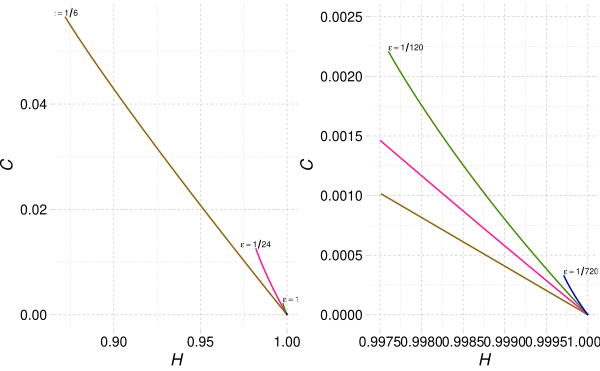

The script that drew this image:
### Packages
if(!require(ggplot2)){
  install.packages("ggplot2")
  require(ggplot2)
} 
if(!require(ggthemes)){
  install.packages("ggthemes")
  require(ggthemes)
} 
if(!require(cowplot)){
  install.packages("cowplot")
  require(cowplot)
} 

### Functions

Hhpi <- function(epsilon, D) {
  u <- 1/factorial(D)
  upepsilon <- u+epsilon
  umepsilon <- u-epsilon
  
 return(
   (upepsilon * log(upepsilon) + umepsilon * log(umepsilon)) / log(u) + (1-2*u)
   )
}

Dhu <- function(epsilon, D) {
  
  u <- 1/factorial(D)
  
  return(
    -(
      (2*u+epsilon) * log(u+epsilon/2) +
        (2*u-epsilon) * log(u-epsilon/2) -
        (u+epsilon) * log(u+epsilon) -
        (u-epsilon) * log(u-epsilon) +
        (1-2*u)* log(u) - log(u)
    )/2
  )
}


### Plots
eps3 = seq(0, 1/factorial(3), length=1000)
eps4 = seq(0, 1/factorial(4), length=1000)
eps5 = seq(0, 1/factorial(5), length=1000)
eps6 = seq(0, 1/factorial(6), length=1000)

Hhp3 = Hhpi(eps3, 3)
Hhp4 = Hhpi(eps4, 4)
Hhp5 = Hhpi(eps5, 5)
Hhp6 = Hhpi(eps6, 6)

C3 = Hhp3 * Dhu(eps3, 3) / log(3)
C4 = Hhp4 * Dhu(eps4, 4) / log(4)
C5 = Hhp5 * Dhu(eps5, 5) / log(5)
C6 = Hhp6 * Dhu(eps6, 6) / log(6)

Hppi3456 <- data.frame(eps3, eps4, eps5, eps6, Hhp3, Hhp4, Hhp5, Hhp6, C3, C4, C5, C6)
rm(eps3, eps4, eps5, eps6, Hhp3, Hhp4, Hhp5, Hhp6, C3, C4, C5, C6)

ggplot(data=Hppi3456) +
  geom_line(aes(x=Hhp3, y=C3), col="darkgoldenrod4") +
  geom_line(aes(x=Hhp4, y=C4), col="deeppink1") +
  geom_line(aes(x=Hhp5, y=C5), col="chartreuse4") +
  geom_line(aes(x=Hhp6, y=C6), col="mediumblue") +
  labs(x=expression(italic(H)), 
       y=expression(italic(C))) +
  annotate('text', x = Hppi3456$Hhp3[999], y = Hppi3456$C3[999], 
           label = "epsilon==1/6", parse = TRUE, size=2, hjust=0.5, vjust=0) +
  annotate('text', x = Hppi3456$Hhp4[999], y = Hppi3456$C4[999], 
           label = "epsilon==1/24", parse = TRUE, size=2, hjust=0.5, vjust=0) +
  annotate('text', x = Hppi3456$Hhp5[999], y = Hppi3456$C5[999], 
           label = "epsilon==1/120", parse = TRUE, size=2, hjust=0, vjust=0) +
  theme_pander() -> p1

ggplot(data=Hppi3456) +
  geom_line(aes(x=Hhp3, y=C3), col="darkgoldenrod4") +
  geom_line(aes(x=Hhp4, y=C4), col="deeppink1") +
  geom_line(aes(x=Hhp5, y=C5), col="chartreuse4") +
  geom_line(aes(x=Hhp6, y=C6), col="mediumblue") +
  xlim(.9975, 1) +
  ylim(0, 1-.9975) +
  labs(x=expression(italic(H)), 
       y=expression(italic(C))) +
  annotate('text', x = Hppi3456$Hhp5[999], y = Hppi3456$C5[999], 
           label = "epsilon==1/120", parse = TRUE, size=2, hjust=0, vjust=0) +
  annotate('text', x = Hppi3456$Hhp6[999], y = Hppi3456$C6[999], 
           label = "epsilon==1/720", parse = TRUE, size=2, hjust=0, vjust=0) +
  theme_pander() -> p2

plot_grid(p1, p2) -> grid
save_plot("Deviations.pdf", grid)
